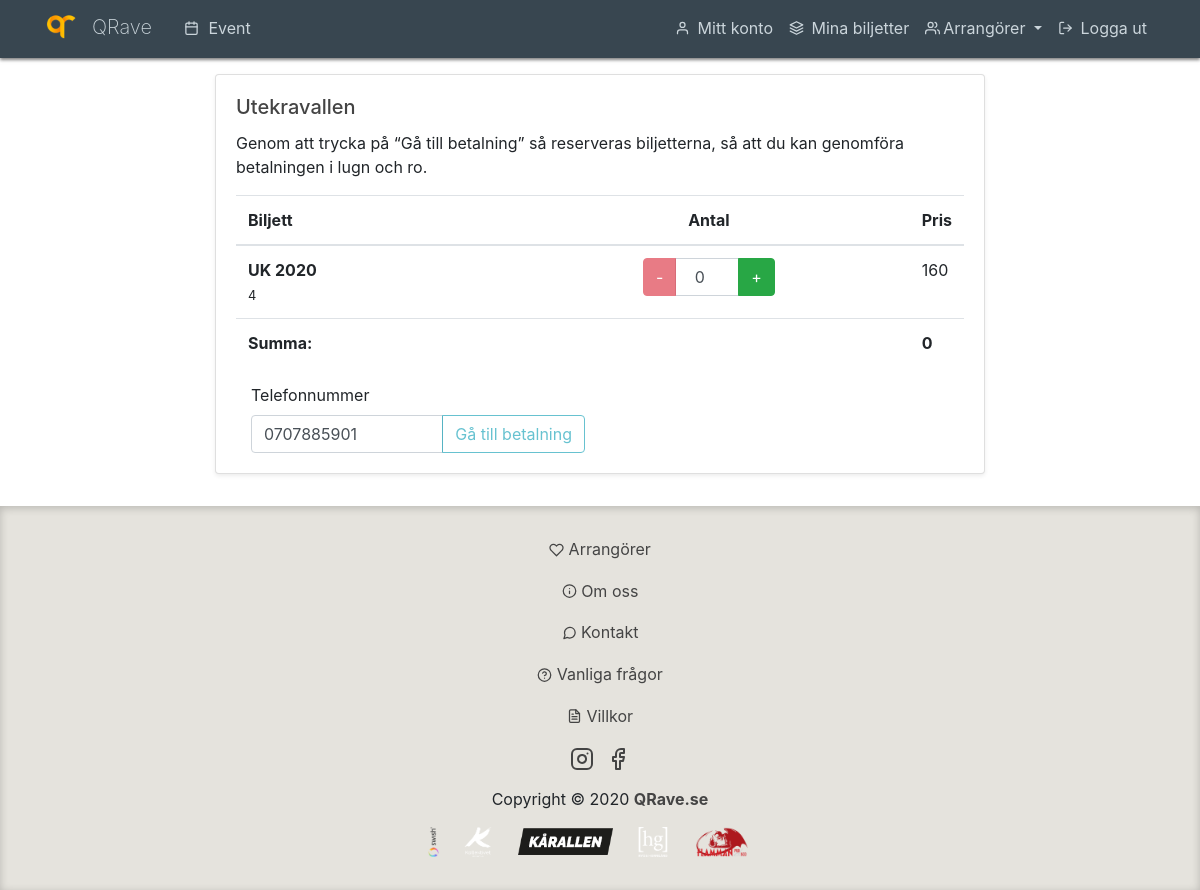
Page /buy_tickets/1 (signed in) on the committed database.
### qrave/models.py (models this page shows, shortened)
class Events(db.Model):
    id = db.Column(db.Integer, primary_key=True)
    name = db.Column(db.String(100), nullable=False)
    description = db.Column(db.Text, nullable=True)
    image = db.Column(db.Text, nullable=False, default='images/defaultEvent.jpg')
    created = db.Column(db.DateTime, nullable=False, default=datetime.utcnow)
    date_start = db.Column(db.DateTime, nullable=False)
    date_end = db.Column(db.DateTime, nullable=False)
    date_publication = db.Column(db.DateTime, nullable=False)
    date_ticket_sale = db.Column(db.DateTime, nullable=False)
    ticket_location = db.Column(db.String(100), nullable=True)
    host_id = db.Column(db.Integer, db.ForeignKey('hosts.id'), nullable=False)
    ticket_meta = db.relationship("TicketMeta", backref=db.backref("event", uselist=False))
    products = db.relationship("Products", backref="event")
    cohosts = db.relationship("Hosts", secondary=EventCoHosts)
    visible_for = db.relationship("Roles", secondary=EventVisibleFor)

class TicketMeta(db.Model):
    id = db.Column(db.Integer, primary_key=True)
    name = db.Column(db.Text, nullable=False)
    price = db.Column(db.Integer, nullable=False)
    image = db.Column(db.Text, nullable=False, default='images/defaultTicket.jpg')
    description = db.Column(db.Text, nullable=True)
    capacity = db.Column(db.Integer, nullable=False)
    max_per_user = db.Column(db.Integer, nullable=False)
    date_start = db.Column(db.DateTime, nullable=False)
    date_end = db.Column(db.DateTime, nullable=False)
    location = db.Column(db.Text, nullable=False)
    digital_release = db.Column(db.Boolean, nullable=False, default=False)
    date_ticket_release = db.Column(db.DateTime, nullable=True)
    event_id = db.Column(db.Integer, db.ForeignKey('events.id'), nullable=False)
    def get_second_hand_tickets(self):
        return Tickets.query.filter_by(meta_id=self.id).filter(Tickets.date_for_sale!=None, Tickets.used==False, Tickets.reserved_by_id==None).order_by(Tickets.date_for_sale.desc())
    def get_first_hand_tickets(self):
        return Tickets.query.filter_by(meta_id=self.id).filter(Tickets.owner_id==None, Tickets.reserved_by_id==None, Tickets.used==False)

class Users(db.Model, UserMixin):
    id = db.Column(db.Integer, primary_key=True)
    email = db.Column(db.String(120), unique=True, nullable=False)
    password = db.Column(db.String(60), nullable=False)
    liuid = db.Column(db.String(8), unique=True, nullable=True)
    name = db.Column(db.String(60), nullable=False)
    phone = db.Column(db.String(16), nullable=True)
    is_verified = db.Column(db.Boolean, nullable=False, default=False)
    roles = db.relationship("Roles", secondary=UsersInRoles)
    hosts = db.relationship("Hosts", secondary=UsersInHosts)
    def is_admin(self):
        for role in self.roles:
            if role.name == "admin":
                return True
        return False
    def is_host(self, host_id: int=None):
        if host_id is None and len(self.hosts) > 0:
            return True
        else:
            for host in self.hosts:
                if host.id == host_id:
                    return True
        return False

### qrave/users/routes.py (the view, shortened to what this page needs)
@users.route('/buy_tickets/<int:event_id>', methods=['GET', 'POST'])
def buyTickets(event_id):
    if not current_user.is_authenticated:
        return redirect(url_for('users.login', next='/buy_tickets/' + str(event_id)))
    event = Events.query.get(event_id)
    today = datetime.datetime.now()
    if event.date_ticket_sale > today:
        return render_template('users/buy_tickets.html', title='Köp biljetter', event=event, date=event.date_ticket_sale)
    class Ticket:
        meta = None
        available = None
    tickets = dict()
    form = BuyTicketForm()
    for meta in event.ticket_meta:
        if not meta.digital_release or (meta.digital_release and meta.date_ticket_release > datetime.datetime.now()):
            ticket = Ticket()
            ticket.meta = meta
            ticket.available = meta.get_second_hand_tickets().count() + meta.get_first_hand_tickets().count()
            tickets[meta.id] = ticket
    if request.method == 'GET':
        form.phone.data = current_user.phone
        for meta in event.ticket_meta:
            t = TicketForm()
            t.meta_id = meta.id
            t.amount = 0
            form.tickets.append_entry(t)
    return render_template('users/buy_tickets.html', title='Köp biljetter', tickets=tickets, form=form, event=event)

### qrave/users/forms.py
class BuyTicketForm(FlaskForm):
    tickets = FieldList(FormField(TicketForm), min_entries=0, max_entries=20)
    phone = StringField('Telefonnummer')
    submit = SubmitField('Gå till betalning')

class TicketForm(Form):
    meta_id = HiddenField()
    amount = IntegerField('Antal biljetter')

### qrave/models.py (called while the page is built)
@login_manager.user_loader
def load_user(user_id):
    return db.session.query(Users).get(int(user_id))

    def __repr__(self):
        return self.short_name

### qrave/templates/users/buy_tickets.html (shortened to what this page needs)
{% extends 'layout.html' %}
{% block content %}
{% if date %}
<div class="card shadow-sm" >
    <div class="card-body text-center">
        <h3 class="card-title">{{event.name}} - {{event.date_start.year}}</h3>
        <hr>
      <p class="card-text">Biljetterna släpps om
          <div id="time" time="{{date}}">
            <h2>
                <span class="hour" id="d"></span>
                <br>
                <span class="date">Dagar</span>
            </h2>
            <h2>
                <span class="hour" id="h"></span>
                <br>
                <span class="date">Timmar</span>
            </h2>
            <h2>
                <span class="hour" id="m"></span>
                <br>
                <span class="date">Minuter</span>
            </h2>
            <h2>
                <span class="hour" id="s"></span>
                <br>
                <span class="date">Sekunder</span>
            </h2>
          </div>
        </p>
    </div>
</div>
{% else %}
<div class="card shadow-sm" >
    <div class="card-body">
      <h5 class="card-title">{{event.name}}</h5>
      <p class="card-text">Genom att trycka på “Gå till betalning” så reserveras biljetterna, så att du kan genomföra betalningen i lugn och ro. </p>
      <table class="table">
        <thead>
          <tr>
            <th style="width: 40%;" scope="col">Biljett</th>
            <th class="w-100" scope="col" style="text-align: center;">Antal</th>
            <th class="w-25" scope="col">Pris</th>
          </tr>
        </thead>
        <tbody>
          <form method="POST">
              {% for field in form.tickets %}
              <tr>
                <th scope="row"><span style="word-break: break-all;">{{tickets[field.meta_id.data|int].meta.name}}</span><br><small class="weekday">{{tickets[field.meta_id.data|int].meta.date_start.weekday()}}</small></th>
                <td>
                        <div class="input-group" style="justify-content: center;">
                            <div class="input-group-prepend">
                                <button type="button" class="btn btn-danger btn-number" data-type="minus" data-field="{{field.form.amount.name}}">-</button>
                            </div>
                            {{field.form.amount(class="form-control input-number", price=(tickets[field.meta_id.data|int].meta.price), min=0, max=(tickets[field.meta_id.data|int].meta.max_per_user), style="text-align: center; max-width: 4rem;")}}
                            <div class="input-group-append">
                                <button type="button" class="btn btn-success btn-number" data-type="plus" data-field="{{field.form.amount.name}}">+</button>
                            </div>
                        </div>
                </td>
                <td>{{tickets[field.meta_id.data|int].meta.price}}</td>
                </tr>
                {% endfor %}
                <tr>
                    <th>
                        Summa:
                    </th>
                    <th></th>
                    <th>
                        <span id="price">0</span>
                    </th>
                </tr>
            </tbody>
          </table>
          <div class="col-6">
              {{form.phone.label(class="form-control-label")}}
              <div class="input-group">
                  {% if form.phone.errors %}
                  {{ form.phone(class="form-control form-control-lg is-invalid") }}
                  <div class="input-group-append">
                      {{form.submit(class="btn btn-outline-info", style='border-top-right-radius: 0.25rem;border-bottom-right-radius: 0.25rem;', disabled='disabled')}}
                    </div>
                    <div class="invalid-feedback">
                        {% for error in form.phone.errors %}
                        {{ error}}
                        {% endfor %}
                    </div>
                    {% else %}
                    {{form.phone(class="form-control")}}
                    <div class="input-group-append">
                        {{form.submit(class="btn btn-outline-info", disabled='disabled')}}
                    </div>
                    {% endif %}
                </div>
            </div>
    </div>
  </div>
{% endif %}
{% endblock content %}

### qrave/static/site.css (style rules this page uses)
body { background: white; margin-top: 57.8px; margin-bottom: 25rem; }
html { position: relative; min-height: 100%; }
h1, h2, h3, h4, h5, h6 { color: #444444; }

### rows in the picture
Events: name "Utekravallen"
TicketMeta: name "UK 2020", date_start "4", price "160"
Users: phone "0707885901"
